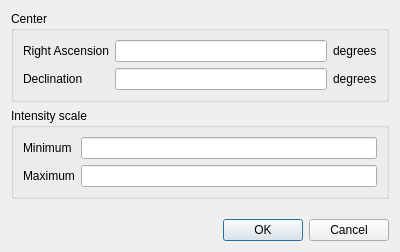
<?xml version="1.0" encoding="UTF-8"?>
<ui version="4.0">
 <class>FITSLayerInfoDialog</class>
 <widget class="QDialog" name="FITSLayerInfoDialog">
  <property name="geometry">
   <rect>
    <x>0</x>
    <y>0</y>
    <width>400</width>
    <height>252</height>
   </rect>
  </property>
  <property name="windowTitle">
   <string>FITS Info</string>
  </property>
  <layout class="QGridLayout" name="gridLayout_5">
   <item row="0" column="0">
    <layout class="QVBoxLayout" name="verticalLayout">
     <item>
      <widget class="QGroupBox" name="groupBox">
       <property name="title">
        <string>Center</string>
       </property>
       <layout class="QGridLayout" name="gridLayout_2">
        <item row="0" column="0">
         <layout class="QGridLayout" name="gridLayout">
          <item row="0" column="0">
           <widget class="QLabel" name="label">
            <property name="text">
             <string>Right Ascension</string>
            </property>
           </widget>
          </item>
          <item row="0" column="1">
           <widget class="DoubleLineEdit" name="m_raEdit"/>
          </item>
          <item row="0" column="2">
           <widget class="QLabel" name="label_5">
            <property name="text">
             <string>degrees</string>
            </property>
           </widget>
          </item>
          <item row="1" column="0">
           <widget class="QLabel" name="label_2">
            <property name="text">
             <string>Declination</string>
            </property>
           </widget>
          </item>
          <item row="1" column="1">
           <widget class="DoubleLineEdit" name="m_decEdit"/>
          </item>
          <item row="1" column="2">
           <widget class="QLabel" name="label_6">
            <property name="text">
             <string>degrees</string>
            </property>
           </widget>
          </item>
         </layout>
        </item>
       </layout>
      </widget>
     </item>
     <item>
      <widget class="QGroupBox" name="groupBox_2">
       <property name="title">
        <string>Intensity scale</string>
       </property>
       <layout class="QGridLayout" name="gridLayout_4">
        <item row="0" column="0">
         <layout class="QGridLayout" name="gridLayout_3">
          <item row="0" column="0">
           <widget class="QLabel" name="label_3">
            <property name="text">
             <string>Minimum</string>
            </property>
           </widget>
          </item>
          <item row="0" column="1">
           <widget class="DoubleLineEdit" name="m_minEdit"/>
          </item>
          <item row="1" column="0">
           <widget class="QLabel" name="label_4">
            <property name="text">
             <string>Maximum</string>
            </property>
           </widget>
          </item>
          <item row="1" column="1">
           <widget class="DoubleLineEdit" name="m_maxEdit"/>
          </item>
         </layout>
        </item>
       </layout>
      </widget>
     </item>
     <item>
      <spacer name="verticalSpacer">
       <property name="orientation">
        <enum>Qt::Vertical</enum>
       </property>
       <property name="sizeHint" stdset="0">
        <size>
         <width>20</width>
         <height>40</height>
        </size>
       </property>
      </spacer>
     </item>
     <item>
      <layout class="QHBoxLayout" name="horizontalLayout">
       <item>
        <spacer name="horizontalSpacer">
         <property name="orientation">
          <enum>Qt::Horizontal</enum>
         </property>
         <property name="sizeHint" stdset="0">
          <size>
           <width>40</width>
           <height>20</height>
          </size>
         </property>
        </spacer>
       </item>
       <item>
        <widget class="QDialogButtonBox" name="buttonBox">
         <property name="orientation">
          <enum>Qt::Horizontal</enum>
         </property>
         <property name="standardButtons">
          <set>QDialogButtonBox::Cancel|QDialogButtonBox::Ok</set>
         </property>
        </widget>
       </item>
      </layout>
     </item>
    </layout>
   </item>
  </layout>
 </widget>
 <customwidgets>
  <customwidget>
   <class>DoubleLineEdit</class>
   <extends>QLineEdit</extends>
   <header>doublelineedit.h</header>
  </customwidget>
 </customwidgets>
 <resources/>
 <connections>
  <connection>
   <sender>buttonBox</sender>
   <signal>accepted()</signal>
   <receiver>FITSLayerInfoDialog</receiver>
   <slot>accept()</slot>
   <hints>
    <hint type="sourcelabel">
     <x>248</x>
     <y>254</y>
    </hint>
    <hint type="destinationlabel">
     <x>157</x>
     <y>274</y>
    </hint>
   </hints>
  </connection>
  <connection>
   <sender>buttonBox</sender>
   <signal>rejected()</signal>
   <receiver>FITSLayerInfoDialog</receiver>
   <slot>reject()</slot>
   <hints>
    <hint type="sourcelabel">
     <x>316</x>
     <y>260</y>
    </hint>
    <hint type="destinationlabel">
     <x>286</x>
     <y>274</y>
    </hint>
   </hints>
  </connection>
 </connections>
</ui>
